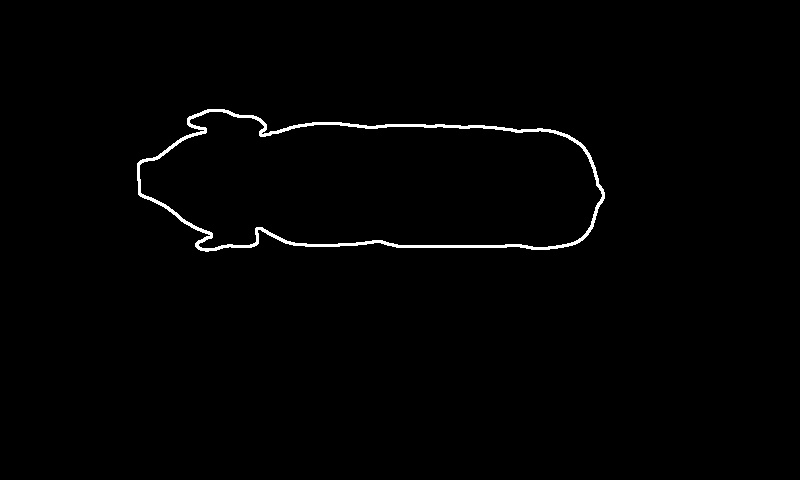
#> input picture THESIS_SWINE/Thesis Swine Final/training_topview_images/cnts_2019-05-16_11_16_34.861269.jpg, 800 x 480 px, found by its file name; its folder holds only this picture in this run
$ python training_final_top.py   (older library calls are emulated)
#> lines starting #> are read from the running program, lines starting #| are printed output that depends on the picture; after the words box and inside, x2 and y2 are one past the last pixel; in counts of white or black regions, pixels touching at a corner belong together
import cv2
import numpy as np
import os

basePath = "./training_topview_images/"
outputPath = basePath+"outputs/"

imageList = [i for i in os.listdir(basePath) if ".jpg" in i]
print(imageList)

with open("topview_data.txt", "w") as f:
    pass

for inputImage in imageList:
    print(inputImage)
    image = cv2.imread(basePath+inputImage)
#> image is the input picture: shape (480, 800, 3); min 0, max 255, mean 2.6
    gray = cv2.cvtColor(image, cv2.COLOR_BGR2GRAY)

    # Use otsu thresholding to get the high and low
    # threshold value to be used in Canny edge detector.
    t, thresh = cv2.threshold(gray, 0, 255, cv2.THRESH_BINARY_INV +
                              cv2.THRESH_OTSU)
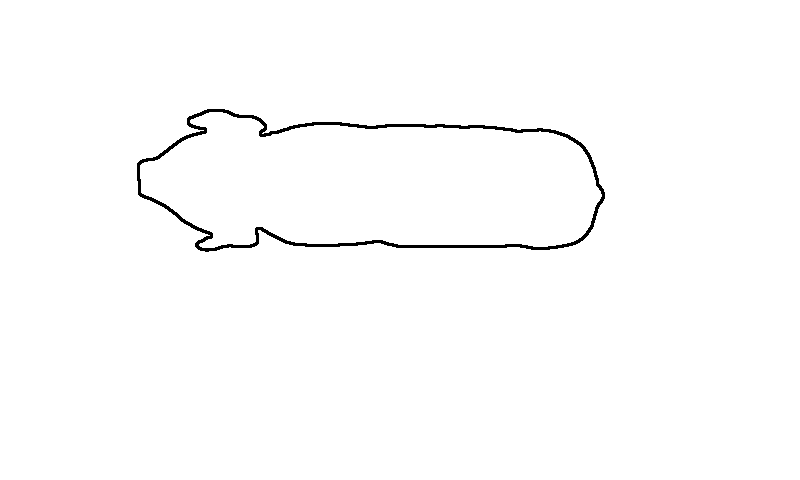
#> thresh: shape (480, 800); 99% white; 1 black region, box (x1, y1, x2, y2) and area: (137, 109, 605, 252) 3858
#> t = 7

    # Perform dilation and erosion
    dilated = cv2.dilate(thresh, None, iterations=1)
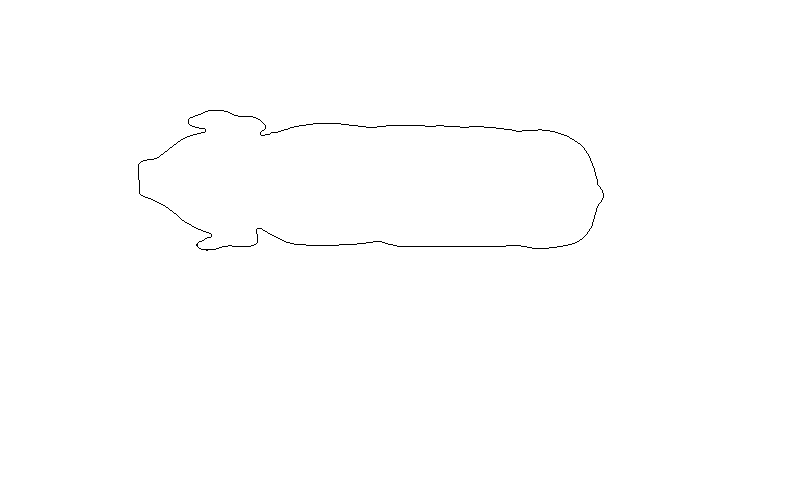
#> dilated: shape (480, 800); 99.7% white; black in thin lines or dots, all inside (x1, y1, x2, y2) = (138, 110, 604, 251)
    eroded = cv2.erode(dilated, None, iterations=1)

    # Find contours.
    _, cnts, _ = cv2.findContours(eroded, cv2.RETR_EXTERNAL, cv2.CHAIN_APPROX_SIMPLE)
#> cnts = [[[0, 0], [0, 479], [799, 479], [799, 0]]]

    # If there is atleast one contours.
    if len(cnts):

        # List for lengths of contours.
        cntsLen = []

        # Append all the length of cnts.
        for i in range(len(cnts)):
            cntsLen.append(len(cnts[i]))
#> this loop made 1 pass
#> after the loop, cntsLen = [4]

        # Get the max length.
        maxIdxCnts = cntsLen.index(max(cntsLen))
#> maxIdxCnts = 0

        # Draw the max length contours on another mask.
        # Largest contours.
        maskBinary = np.zeros(image.shape[:2], dtype="uint8")
        maskCnts = np.zeros(image.shape[:2], dtype="uint8")
        maskBinaryEllipse = np.zeros(image.shape, dtype="uint8")

        cv2.drawContours(maskBinary, cnts, maxIdxCnts, (255), -1)
#> maskBinary: shape (480, 800); every value is 255
        cv2.drawContours(maskCnts, cnts, maxIdxCnts, (255), 2)
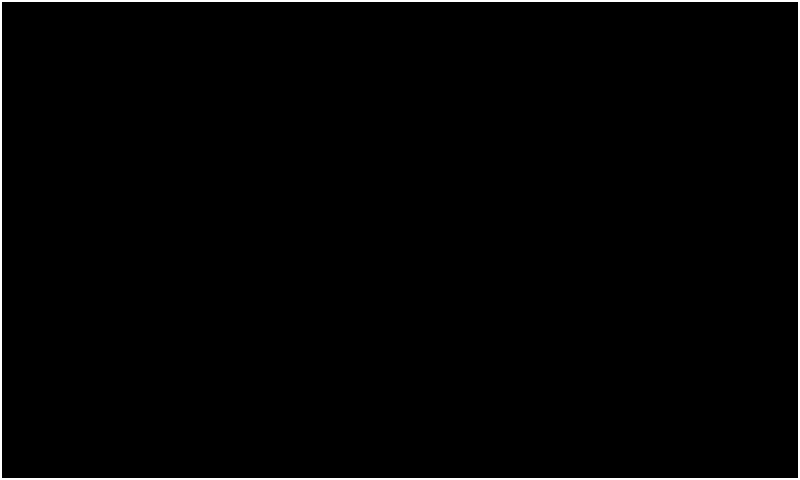
#> maskCnts: shape (480, 800); 1.3% white; 1 white region, box (x1, y1, x2, y2) and area: (0, 0, 800, 480) 5104
        cv2.drawContours(maskBinaryEllipse, cnts, maxIdxCnts, (255, 255, 255), -1)
#> maskBinaryEllipse: shape (480, 800, 3); every value is 255

#> (the run stopped early here; a loop or call above may not have finished)

$ run again, on THESIS_SWINE/Thesis Swine Final/training_topview_images/ellipse_2019-05-16_14_30_02.911317.jpg
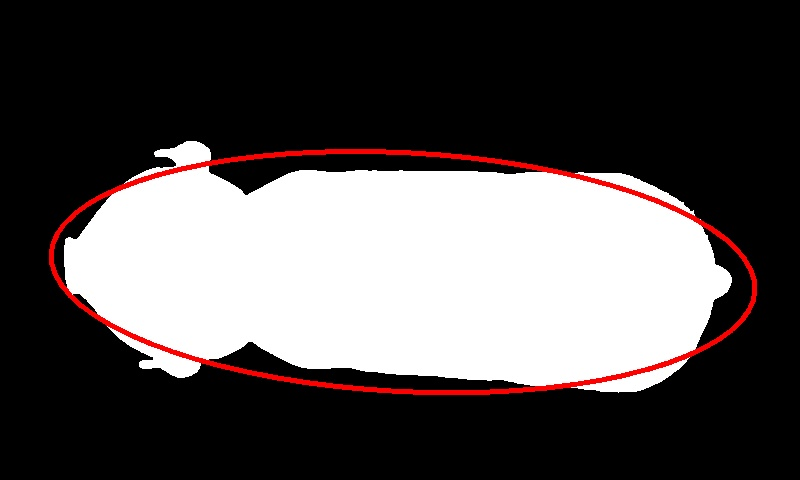
#> input picture THESIS_SWINE/Thesis Swine Final/training_topview_images/ellipse_2019-05-16_14_30_02.911317.jpg, 800 x 480 px, found by its file name
#> image is the input picture: shape (480, 800, 3); mean B, G, R 79.6, 79.6, 84.4
#> `t, thresh = cv2.threshold(gray, 0, 255, cv2.THRESH_BINARY_INV + cv2.TH..`:
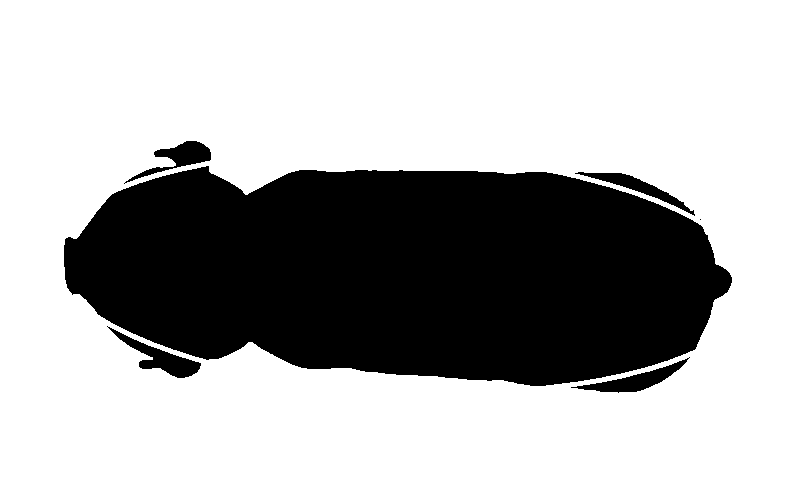
#> thresh: shape (480, 800); 68.9% white; 6 black regions (1 under 20 px), largest, box (x1, y1, x2, y2) and area: (64, 166, 732, 386) 114906, (107, 326, 201, 378) 1327, (571, 357, 690, 393) 1224, (124, 141, 211, 184) 1102, (575, 172, 695, 216) 1033
#> t = 84
#> `dilated = cv2.dilate(thresh, None, iterations=1)`:
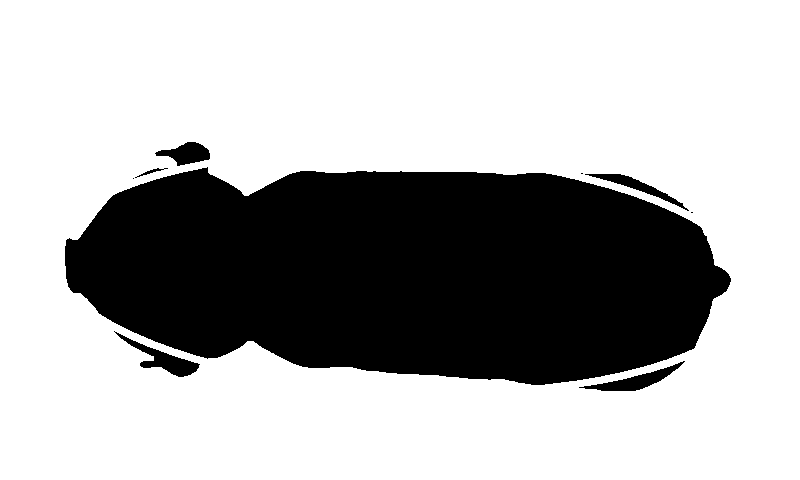
#> dilated: shape (480, 800); 69.7% white; 9 black regions (3 under 20 px), largest, box (x1, y1, x2, y2) and area: (65, 167, 731, 385) 113027, (114, 331, 200, 377) 1016, (579, 361, 685, 391) 931, (155, 142, 210, 166) 744, (585, 174, 689, 211) 709, (135, 168, 168, 178) 67
#> eroded: shape (480, 800); 68.9% white; 6 black regions, box (x1, y1, x2, y2) and area: (64, 166, 732, 386) 114905, (113, 330, 201, 378) 1314, (578, 360, 686, 392) 1207, (580, 172, 694, 214) 1019, (154, 141, 211, 167) 906, (132, 167, 169, 180) 166
#> cnts = [[[0, 0], [0, 479], [799, 479], [799, 0]]]
#> the loop `for i in range(len(cnts)):` made 1 pass
#> after the loop `for i in range(len(cnts)):`: cntsLen = [4]
#> maxIdxCnts = 0
#> maskBinary: shape (480, 800); every value is 255
#> maskCnts: shape (480, 800); 1.3% white; 1 white region, box (x1, y1, x2, y2) and area: (0, 0, 800, 480) 5104
#> maskBinaryEllipse: shape (480, 800, 3); every value is 255

$ run again, on THESIS_SWINE/Thesis Swine Final/training_topview_images/cnts_2019-05-16_14_30_02.911317.jpg
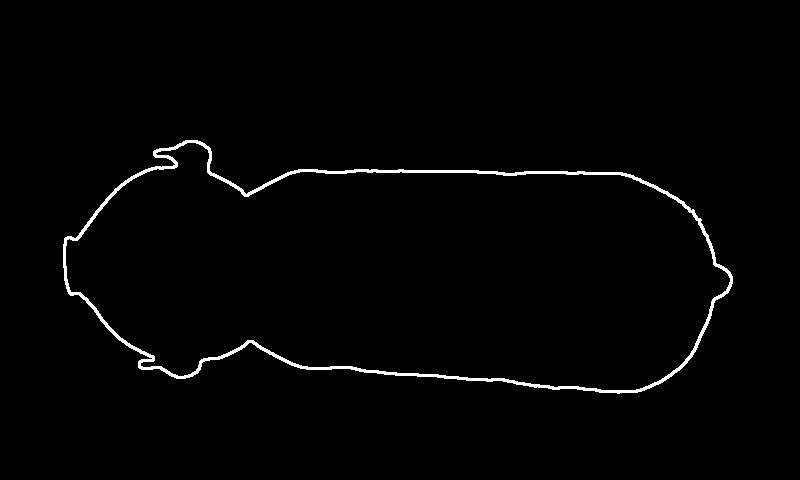
#> input picture THESIS_SWINE/Thesis Swine Final/training_topview_images/cnts_2019-05-16_14_30_02.911317.jpg, 800 x 480 px, found by its file name
#> image is the input picture: shape (480, 800, 3); min 0, max 255, mean 3.8
#> `t, thresh = cv2.threshold(gray, 0, 255, cv2.THRESH_BINARY_INV + cv2.TH..`:
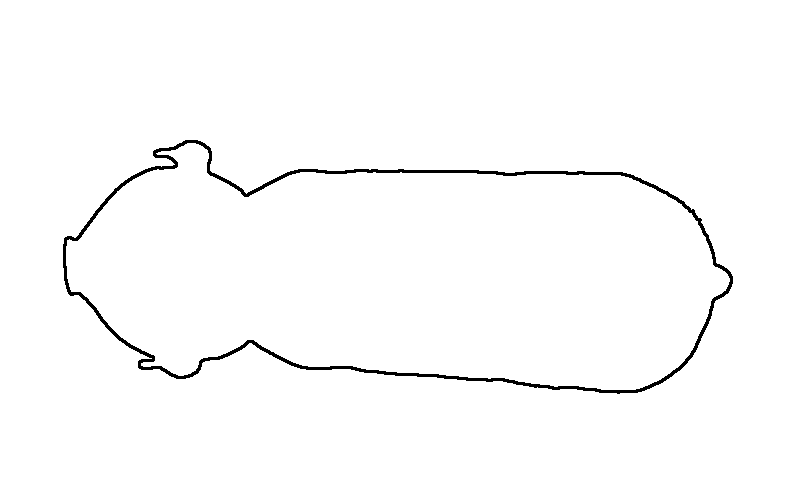
#> thresh: shape (480, 800); 98.5% white; 1 black region, box (x1, y1, x2, y2) and area: (63, 140, 733, 394) 5724
#> t = 7
#> `dilated = cv2.dilate(thresh, None, iterations=1)`:
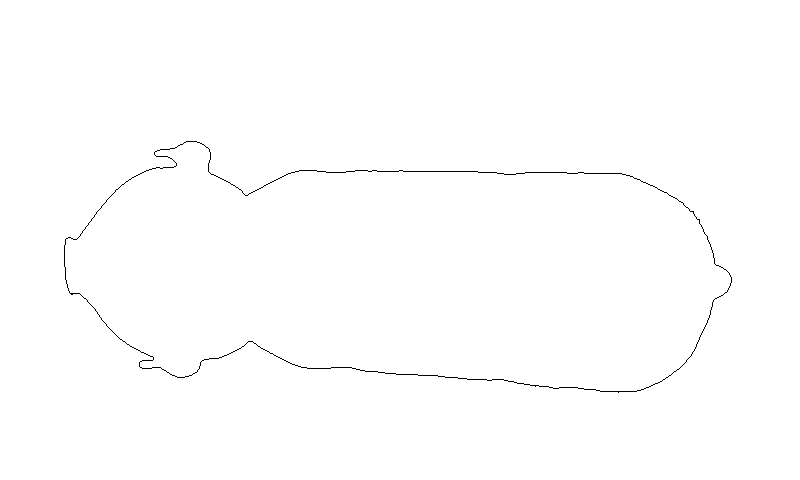
#> dilated: shape (480, 800); 99.6% white; black in thin lines or dots, all inside (x1, y1, x2, y2) = (64, 141, 732, 393)
#> eroded: shape (480, 800); 98.5% white; 1 black region, box (x1, y1, x2, y2) and area: (63, 140, 733, 394) 5720
#> cnts = [[[0, 0], [0, 479], [799, 479], [799, 0]]]
#> the loop `for i in range(len(cnts)):` made 1 pass
#> after the loop `for i in range(len(cnts)):`: cntsLen = [4]
#> maxIdxCnts = 0
#> maskBinary: shape (480, 800); every value is 255
#> maskCnts: shape (480, 800); 1.3% white; 1 white region, box (x1, y1, x2, y2) and area: (0, 0, 800, 480) 5104
#> maskBinaryEllipse: shape (480, 800, 3); every value is 255

$ run again, on THESIS_SWINE/Thesis Swine Final/training_topview_images/ellipse_2019-05-16_11_16_34.861269.jpg
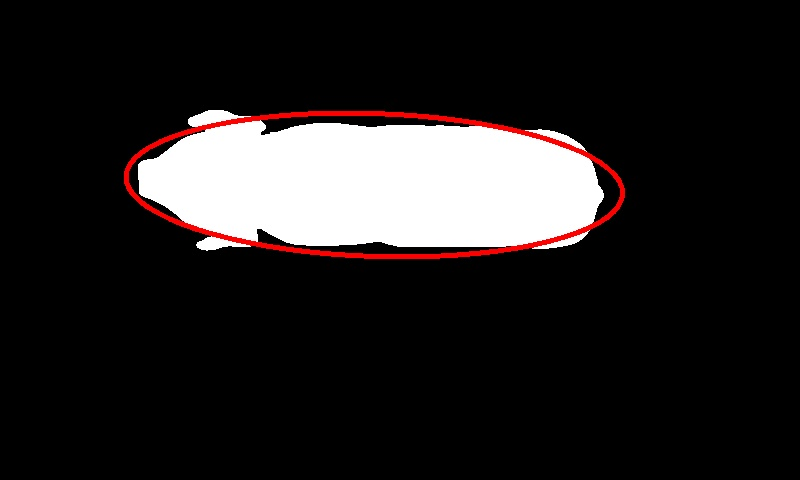
#> input picture THESIS_SWINE/Thesis Swine Final/training_topview_images/ellipse_2019-05-16_11_16_34.861269.jpg, 800 x 480 px, found by its file name
#> image is the input picture: shape (480, 800, 3); mean B, G, R 33.1, 33.1, 36.4
#> `t, thresh = cv2.threshold(gray, 0, 255, cv2.THRESH_BINARY_INV + cv2.TH..`:
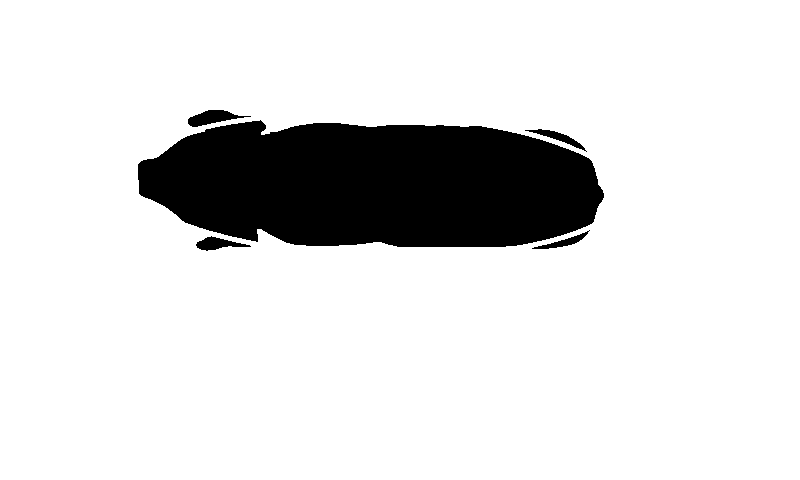
#> thresh: shape (480, 800); 87.1% white; 5 black regions, box (x1, y1, x2, y2) and area: (138, 120, 604, 247) 48095, (188, 110, 251, 127) 537, (196, 236, 251, 251) 403, (525, 129, 587, 152) 338, (532, 230, 590, 249) 287
#> t = 83
#> `dilated = cv2.dilate(thresh, None, iterations=1)`:
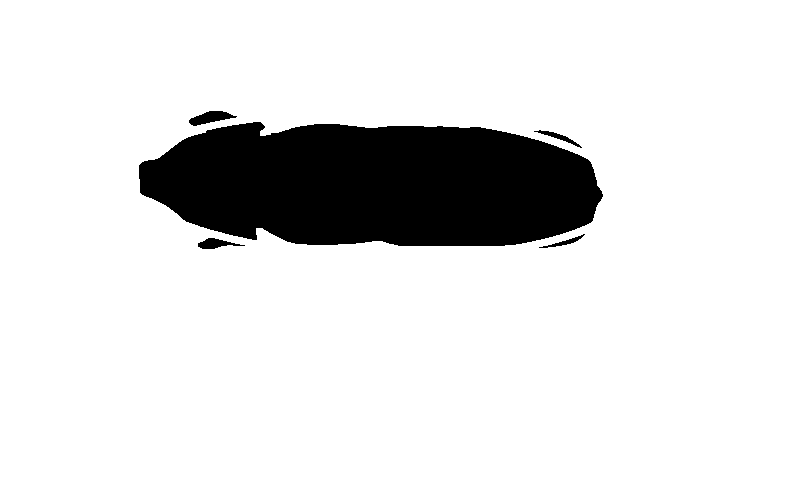
#> dilated: shape (480, 800); 87.5% white; 5 black regions, box (x1, y1, x2, y2) and area: (139, 122, 603, 246) 46836, (189, 111, 237, 126) 388, (198, 238, 245, 249) 267, (534, 130, 582, 148) 181, (539, 234, 585, 248) 144
#> eroded: shape (480, 800); 87.1% white; 5 black regions, box (x1, y1, x2, y2) and area: (138, 121, 604, 247) 48092, (188, 110, 238, 127) 518, (197, 237, 246, 250) 389, (533, 129, 583, 149) 317, (538, 233, 586, 249) 268
#> cnts = [[[0, 0], [0, 479], [799, 479], [799, 0]]]
#> the loop `for i in range(len(cnts)):` made 1 pass
#> after the loop `for i in range(len(cnts)):`: cntsLen = [4]
#> maxIdxCnts = 0
#> maskBinary: shape (480, 800); every value is 255
#> maskCnts: shape (480, 800); 1.3% white; 1 white region, box (x1, y1, x2, y2) and area: (0, 0, 800, 480) 5104
#> maskBinaryEllipse: shape (480, 800, 3); every value is 255
